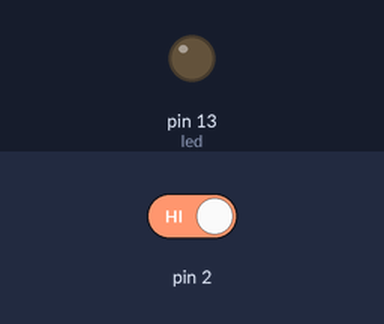
Recording of a sketch running on a simulated Arduino Uno, built with avr-gcc and run on an emulated ATmega328P. On the bench: output pins drawn as LEDs (lit = HIGH). The test bench sets the inputs (shaded band); at power-on: pin 2 HIGH.

Above: at 1.2 s.
1.3 s: pin 2 driven LOW
At 2.5 s:
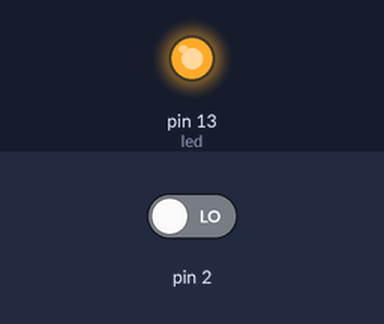
2.8 s: pin 2 driven HIGH
At 3.7 s:
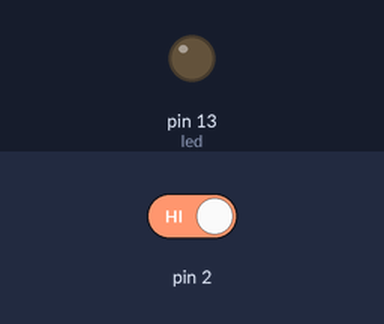
Timing chart, 0 to 5.8 s (numbered marks = the images above; inputs shaded):
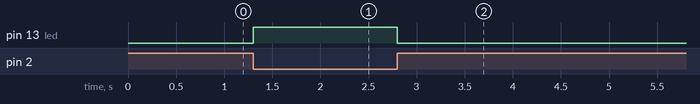

Measured:
- after the input at 1.3 s, pin 13 (led): LOW → HIGH at once
- after the input at 2.8 s, pin 13 (led): HIGH → LOW at once

The sketch:

Raindrop.ino
```cpp
#define led 13
void setup() {
  Serial.begin(9600);
  pinMode(led,OUTPUT);
  pinMode(2,INPUT);
}

void loop() {
  if(digitalRead(2)==0)
  {
   digitalWrite(led,HIGH);
   }
   else
   {
    digitalWrite(led,LOW);
    }
}
```
